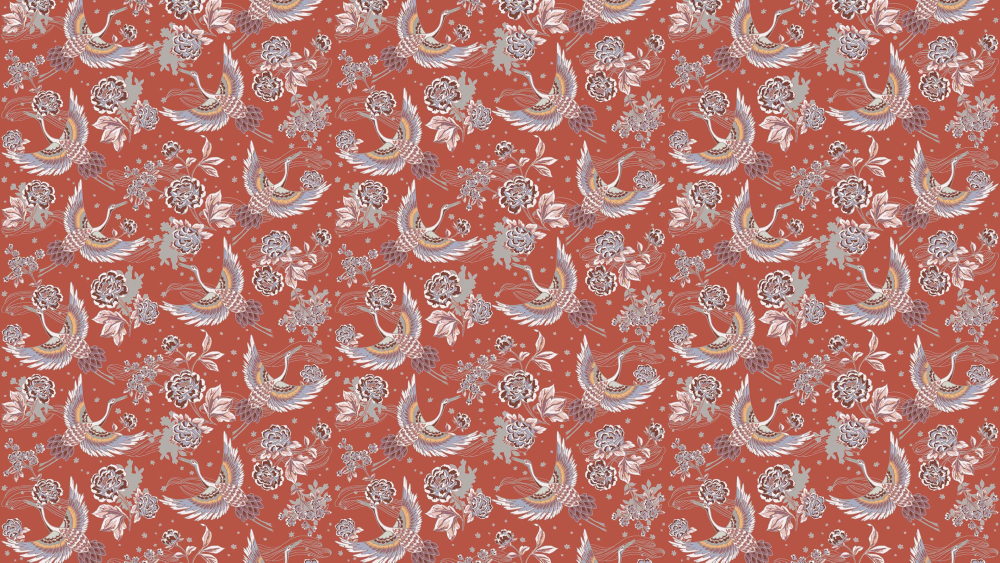
#> input picture assets/apartment/textures-src/arte_fpg_9330_aILxM5-full-pattern.jpg, 2000 x 1125 px (shown at 1/2 size); its folder holds 5 pictures in this run
$ python prepare-textures.py
#> lines starting #> are read from the running program, lines starting #| are printed output that depends on the picture
#!/usr/bin/env python3
"""
Prepares the supplied wallpaper / moodboard photographs as web textures (public/apartment/tex).

- Wallpapers and reliefs are sampled from swatches that do not tile; this makes them seamless by the
  classic offset-and-blend method (the seam is moved to the middle and cross-faded over a narrow band).
- Every output is a JPEG (or a PNG when it needs transparency), at most 2048 px on the long side.
Usage: python3 tools/prepare-textures.py
"""
import os, sys
import numpy as np
from PIL import Image, ImageFilter

SRC = os.path.join(os.path.dirname(__file__), '..', 'assets', 'apartment', 'textures-src')
OUT = os.path.join(os.path.dirname(__file__), '..', 'public', 'apartment', 'tex')
os.makedirs(OUT, exist_ok=True)

def load(name):
#> called with name = 'arte_fpg_9330_aILxM5-full-pattern.jpg'
    return Image.open(os.path.join(SRC, name)).convert('RGB')
#> returned value is the input picture: PIL image 2000x1125 RGB; mean R, G, B 183.8, 122.3, 113.6

def seamless(img, axes='xy', band=0.12, edge=0.06):
    """Make `img` tile along the given axes. `edge` of the image at each side keeps the shifted copy
    (continuous across the wrap); the middle keeps the original; `band` is the cross-fade width."""
#> called with axes = 'y', band = 0.12, edge = 0.06
    a = np.asarray(img).astype(np.float32)
    h, w, _ = a.shape
#> h = 1125; w = 2000
    def blend(a, axis):
#> called with axis = 0
        n = a.shape[axis]
#> n = 1125
        shifted = np.roll(a, n // 2, axis=axis)
        t = (np.arange(n) + 0.5) / n                     # 0..1 along the axis
#> t = 1125 values from 0.000444 to 1
        d = np.minimum(t, 1 - t)                         # distance to the nearest edge, 0..0.5
        m = np.clip((d - edge) / band, 0, 1)
        m = m * m * (3 - 2 * m)                          # smoothstep: 0 at the edges, 1 inside
        shape = [1, 1, 1]; shape[axis] = n
        m = m.reshape(shape)
        return shifted * (1 - m) + a * m
#> returned value: shape (1125, 2000, 3) float64
    if 'y' in axes: a = blend(a, 0)
    if 'x' in axes: a = blend(a, 1)
    return Image.fromarray(np.clip(a, 0, 255).astype(np.uint8))
#> returned value: PIL image 2000x1125 RGB

def save(img, name, q=90, maxside=2048):
#> called with name = 'crane_rust.jpg', q = 90, maxside = 2048
    img = img.copy()
    if max(img.size) > maxside:
        s = maxside / max(img.size); img = img.resize((round(img.width * s), round(img.height * s)), Image.LANCZOS)
    path = os.path.join(OUT, name)
    img.save(path, quality=q, subsampling=0) if name.endswith('.jpg') else img.save(path)
    print(f'{name:28s} {img.size}')
#| crane_rust.jpg               (2000, 1125)

# ---- wallpapers and reliefs
save(seamless(load('arte_fpg_9330_aILxM5-full-pattern.jpg'), 'y'), 'crane_rust.jpg')
save(seamless(load('arte_fpg_9331_2HL4s2-full-pattern.jpg'), 'y'), 'crane_sage.jpg')
#> call 2 of load, with name = 'arte_fpg_9331_2HL4s2-full-pattern.jpg'
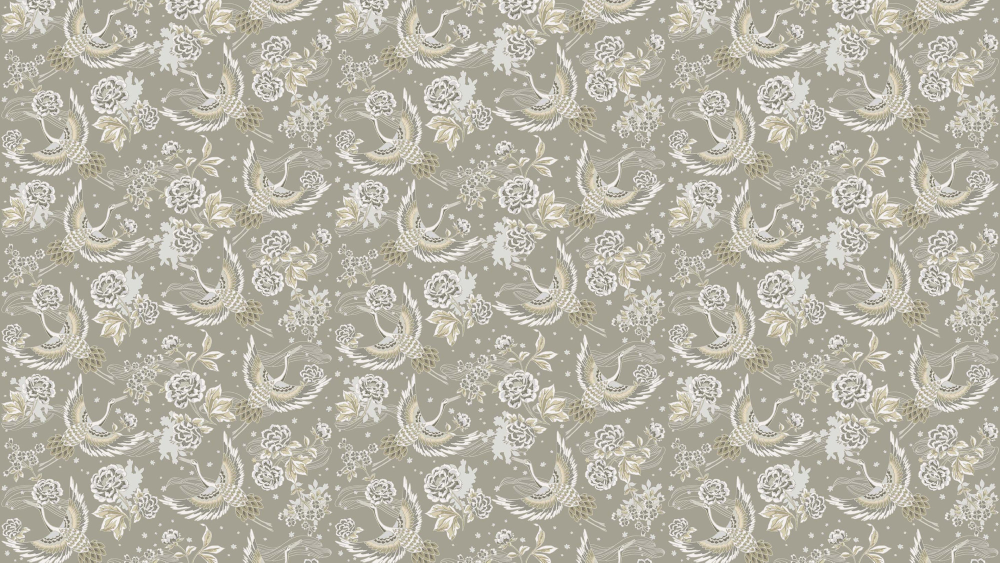
#> input picture assets/apartment/textures-src/arte_fpg_9331_2HL4s2-full-pattern.jpg, 2000 x 1125 px (shown at 1/2 size)
#> in load, returned value is the input picture: PIL image 2000x1125 RGB; mean R, G, B 182.8, 179.2, 166
#| crane_sage.jpg               (2000, 1125)
save(seamless(load('arte_fpg_9332_WUmClJ-full-pattern.jpg'), 'y'), 'crane_dark.jpg')
#> call 3 of load, with name = 'arte_fpg_9332_WUmClJ-full-pattern.jpg'
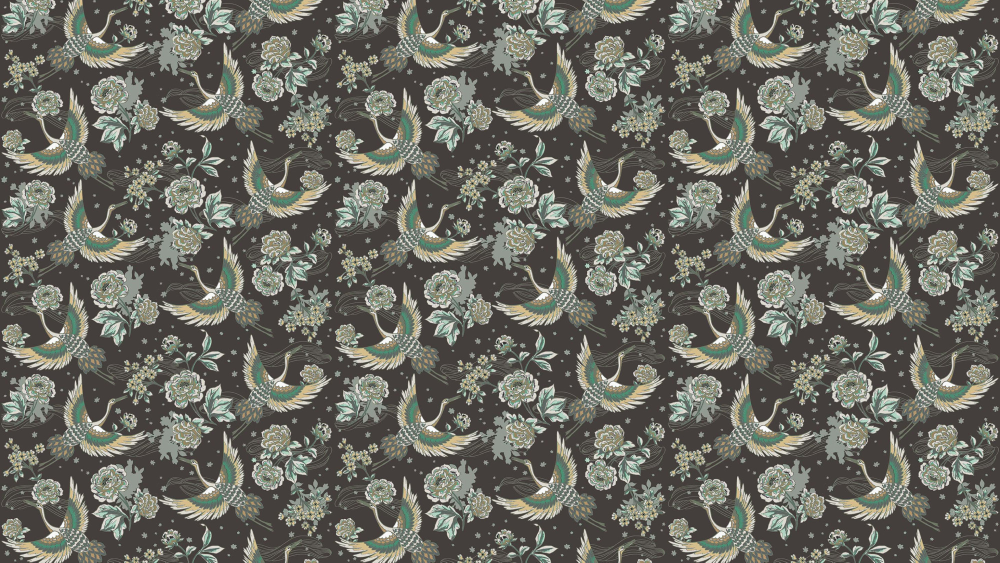
#> input picture assets/apartment/textures-src/arte_fpg_9332_WUmClJ-full-pattern.jpg, 2000 x 1125 px (shown at 1/2 size)
#> in load, returned value is the input picture: PIL image 2000x1125 RGB; mean R, G, B 107.1, 107, 98.2
#| crane_dark.jpg               (2000, 1125)
save(seamless(load('arte_fpg_9353_1lqkGH-full-pattern.jpg'), 'xy'), 'crane_blush.jpg')
#> call 4 of load, with name = 'arte_fpg_9353_1lqkGH-full-pattern.jpg'
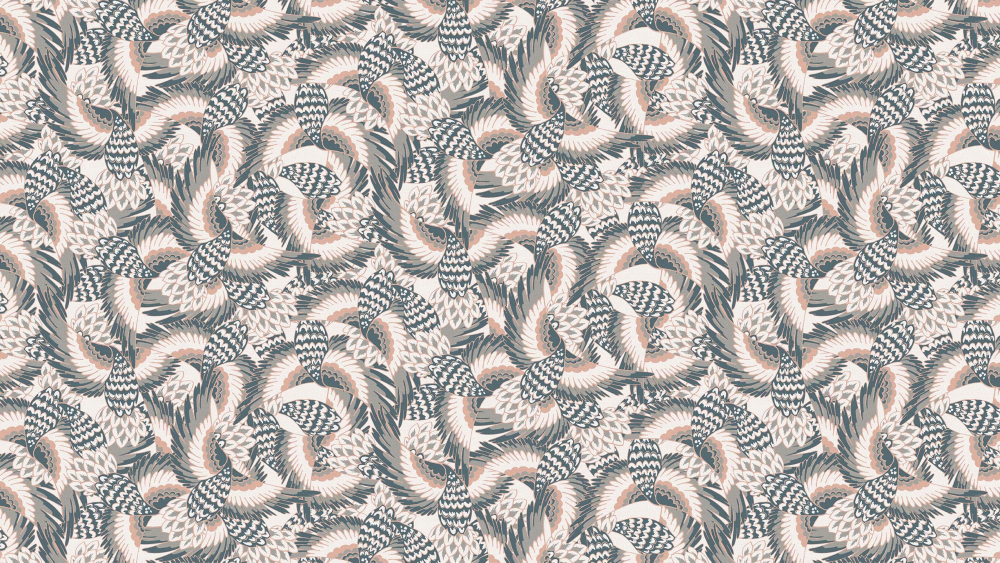
#> input picture assets/apartment/textures-src/arte_fpg_9353_1lqkGH-full-pattern.jpg, 2000 x 1125 px (shown at 1/2 size)
#> in load, returned value is the input picture: PIL image 2000x1125 RGB; mean R, G, B 181.5, 176.5, 173.3
#> call 4 of seamless, with axes = 'xy', band = 0.12, edge = 0.06
#> call 4 of blend, with axis = 0
#> in blend (call 4), `shifted = np.roll(a, n // 2, axis=axis)`:
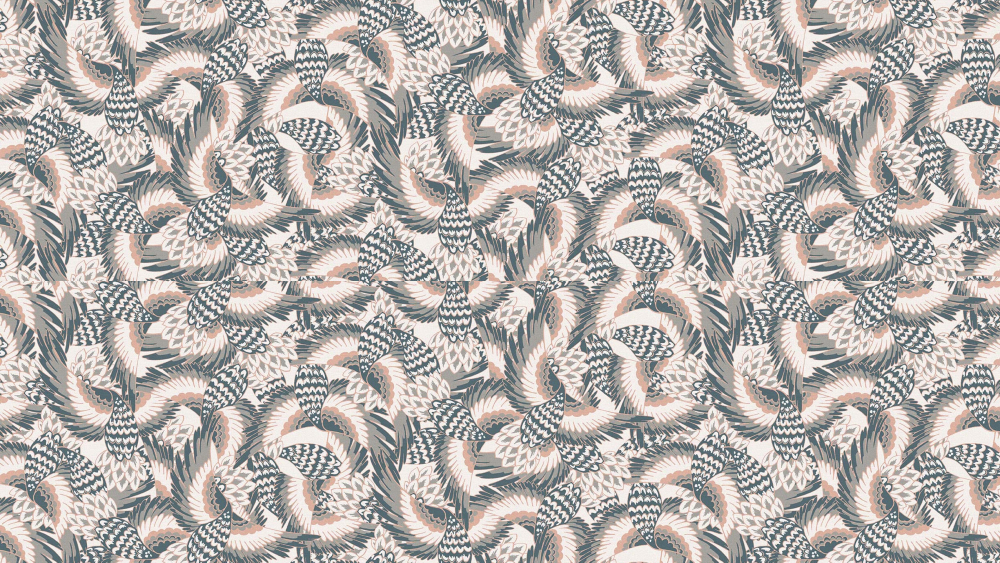
#> shifted: shape (1125, 2000, 3) float32 (shown at 1/2 size); mean R, G, B 182.1, 176.1, 173
#> in blend (call 5), `shifted = np.roll(a, n // 2, axis=axis)`:
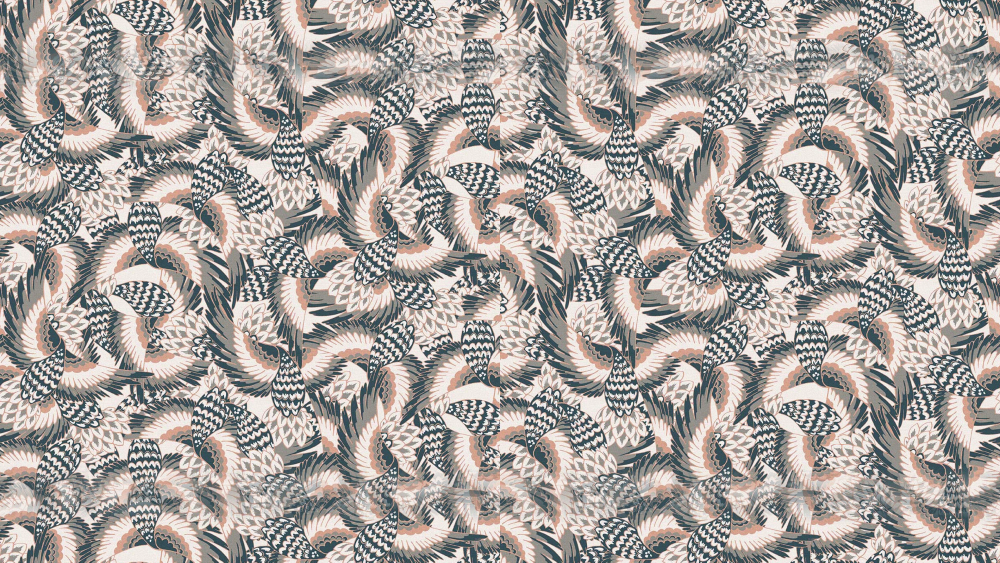
#> shifted: shape (1125, 2000, 3) float64 (shown at 1/2 size); mean R, G, B 181.7, 176.7, 173.4; drawn with min black and max white
#> in blend (call 5), `return shifted * (1 - m) + a * m`:
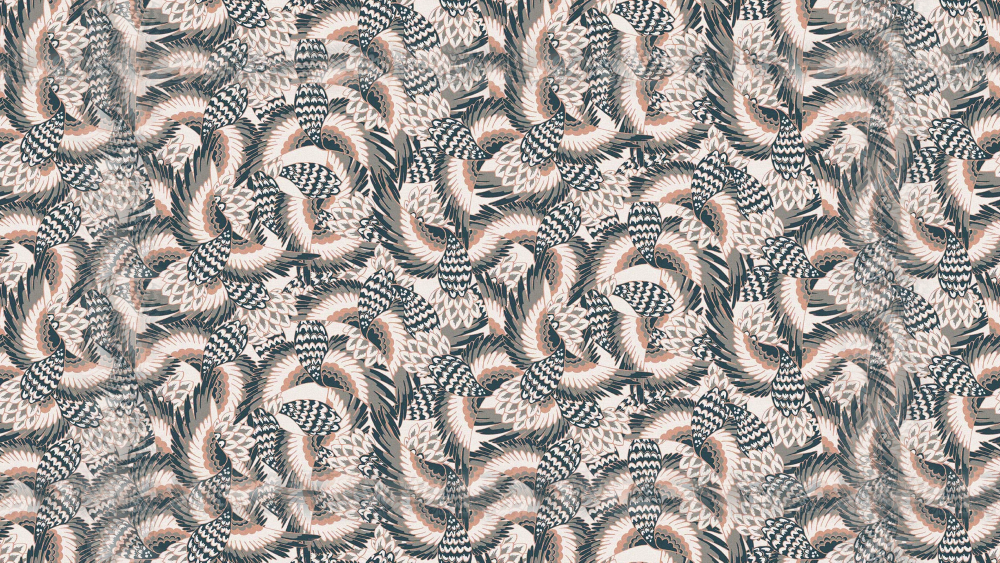
#> returned value: shape (1125, 2000, 3) float64 (shown at 1/2 size); mean of channels 0, 1, 2 181.2, 176.2, 173; drawn with min black and max white
#> in seamless (call 4), `return Image.fromarray(np.clip(a, 0, 255).astype(np.uint8))`:
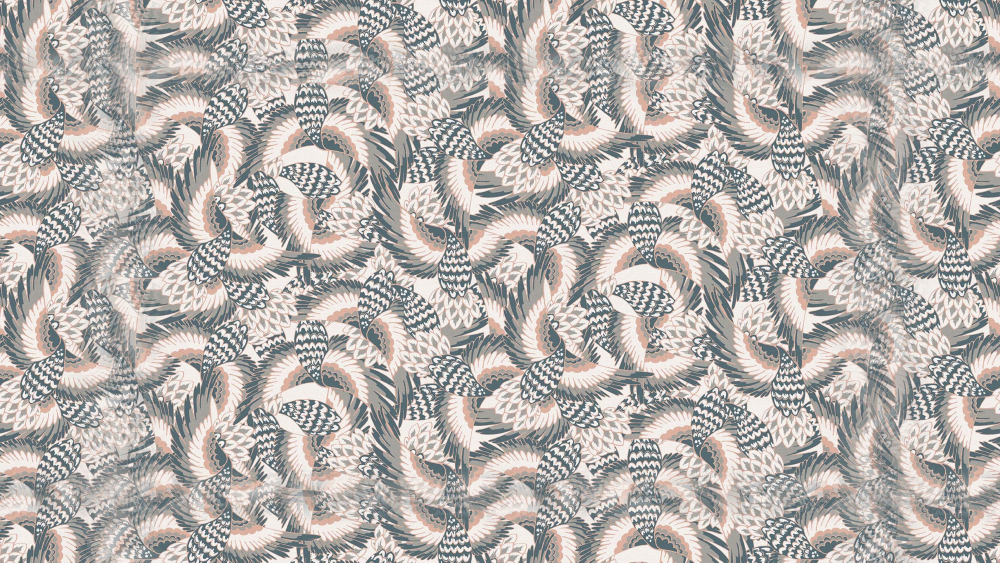
#> returned value: PIL image 2000x1125 RGB (shown at 1/2 size); mean R, G, B 181, 176, 172.8
#| crane_blush.jpg              (2000, 1125)
#> (the run stopped early here; a loop or call above may not have finished)
